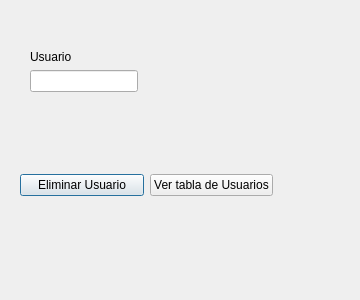
<?xml version="1.0" encoding="UTF-8"?>
<ui version="4.0">
 <class>Dialog</class>
 <widget class="QDialog" name="Dialog">
  <property name="geometry">
   <rect>
    <x>0</x>
    <y>0</y>
    <width>360</width>
    <height>300</height>
   </rect>
  </property>
  <property name="maximumSize">
   <size>
    <width>360</width>
    <height>300</height>
   </size>
  </property>
  <property name="windowTitle">
   <string>Eliminar Usuarios</string>
  </property>
  <widget class="QWidget" name="layoutWidget">
   <property name="geometry">
    <rect>
     <x>30</x>
     <y>50</y>
     <width>191</width>
     <height>61</height>
    </rect>
   </property>
   <layout class="QFormLayout" name="formLayout">
    <item row="0" column="0">
     <widget class="QLabel" name="label">
      <property name="text">
       <string>Usuario</string>
      </property>
     </widget>
    </item>
    <item row="1" column="0">
     <widget class="QLineEdit" name="Usuario"/>
    </item>
   </layout>
  </widget>
  <widget class="QWidget" name="layoutWidget">
   <property name="geometry">
    <rect>
     <x>20</x>
     <y>170</y>
     <width>253</width>
     <height>30</height>
    </rect>
   </property>
   <layout class="QHBoxLayout" name="horizontalLayout">
    <item>
     <widget class="QPushButton" name="Eliminar">
      <property name="text">
       <string>Eliminar Usuario</string>
      </property>
     </widget>
    </item>
    <item>
     <widget class="QPushButton" name="Ver">
      <property name="text">
       <string>Ver tabla de Usuarios</string>
      </property>
     </widget>
    </item>
   </layout>
  </widget>
 </widget>
 <resources/>
 <connections/>
</ui>
